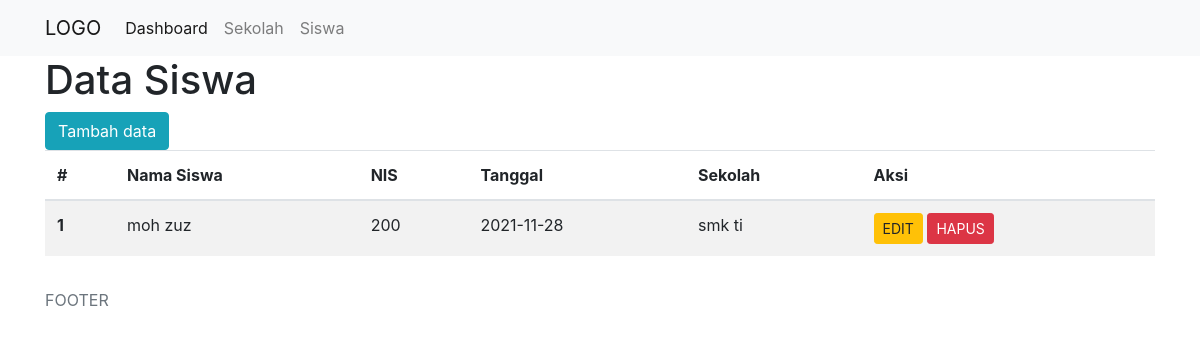
Before: /siswa.php with the older database file.
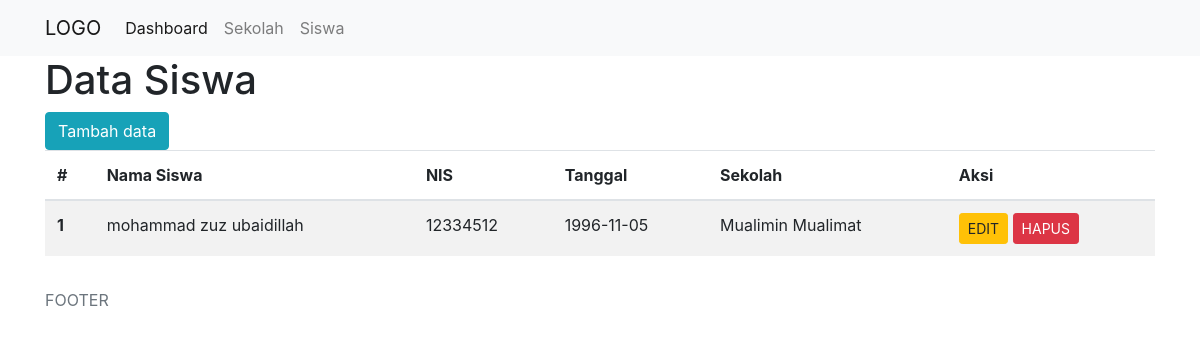
After: the same page with the newer database file.
### tables this page shows
CREATE TABLE `siswa` (
  `id` int(11) NOT NULL,
  `nis` varchar(8) NOT NULL,
  `nama` varchar(200) NOT NULL,
  `tgl_lahir` date NOT NULL,
  `sekolah_id` int(11) NOT NULL
);

CREATE TABLE `sekolah` (
  `id` int(11) NOT NULL,
  `nama` varchar(155) NOT NULL,
  `telpon` varchar(12) NOT NULL,
  `alamat` varchar(255) NOT NULL,
  `gambar` varchar(155) NOT NULL
);

### siswa.php (the view)
<?php
include './header.php';
include './menu.php';
include './koneksi.php';
?>
<div class="container">
  <h1>Data Siswa</h1>
  <a href="siswa_tambah.php" class="btn btn-info">Tambah data</a>
  <table class="table table-striped">
    <thead>
      <tr>
        <th scope="col">#</th>
        <th scope="col">Nama Siswa</th>
        <th scope="col">NIS</th>
        <th scope="col">Tanggal</th>
        <th scope="col">Sekolah</th>
        <th scope="col">Aksi</th>
      </tr>
    </thead>
    <tbody>
      <?php
      $sql = "SELECT
        sekolah.nama AS nama_sekolah, siswa.*
      FROM
        sekolah
      INNER JOIN siswa on sekolah.id=siswa.sekolah_id
      ORDER BY siswa.nama ASC, sekolah.nama ASC";
      $query = mysqli_query($conn, $sql);
      $jml = mysqli_num_rows($query);
      if ($jml == 0) {
        echo "<tr><td colspan=\"6\">Data masih Kosong</td></tr>";
      } else {
        $no = 1;
        while ($data_siswa = mysqli_fetch_assoc($query)) {
          $id = $data_siswa['id'];
          $nama = $data_siswa['nama'];
          $nis = $data_siswa['nis'];
          $tgl_lahir = $data_siswa['tgl_lahir'];
          $nama_sekolah = $data_siswa['nama_sekolah'];
          echo '<tr>
            <th scope="row">'.$no++.'</th>
            <td>'.$nama.'</td>
            <td>'.$nis.'</td>
            <td>'.$tgl_lahir.'</td>
            <td>'.$nama_sekolah.'</td>
            <td>
              <a href="siswa_edit.php?id-siswa='.$id.'" class="btn btn-warning btn-sm">EDIT</a>
              <a href="siswa_hapus.php?id-siswa='.$id.'" class="btn btn-danger btn-sm">HAPUS</a>
            </td>
          </tr>';
        }
      }
      ?>
    </tbody>
  </table>
</div>
<?php
include './footer.php';
?>

Changed rows visible on the page:
removed siswa: nama "moh zuz", nis "200", tgl_lahir "2021-11-28", sekolah.nama "smk ti"
added siswa: nama "mohammad zuz ubaidillah", nis "12334512", tgl_lahir "1996-11-05", sekolah.nama "Mualimin Mualimat"
